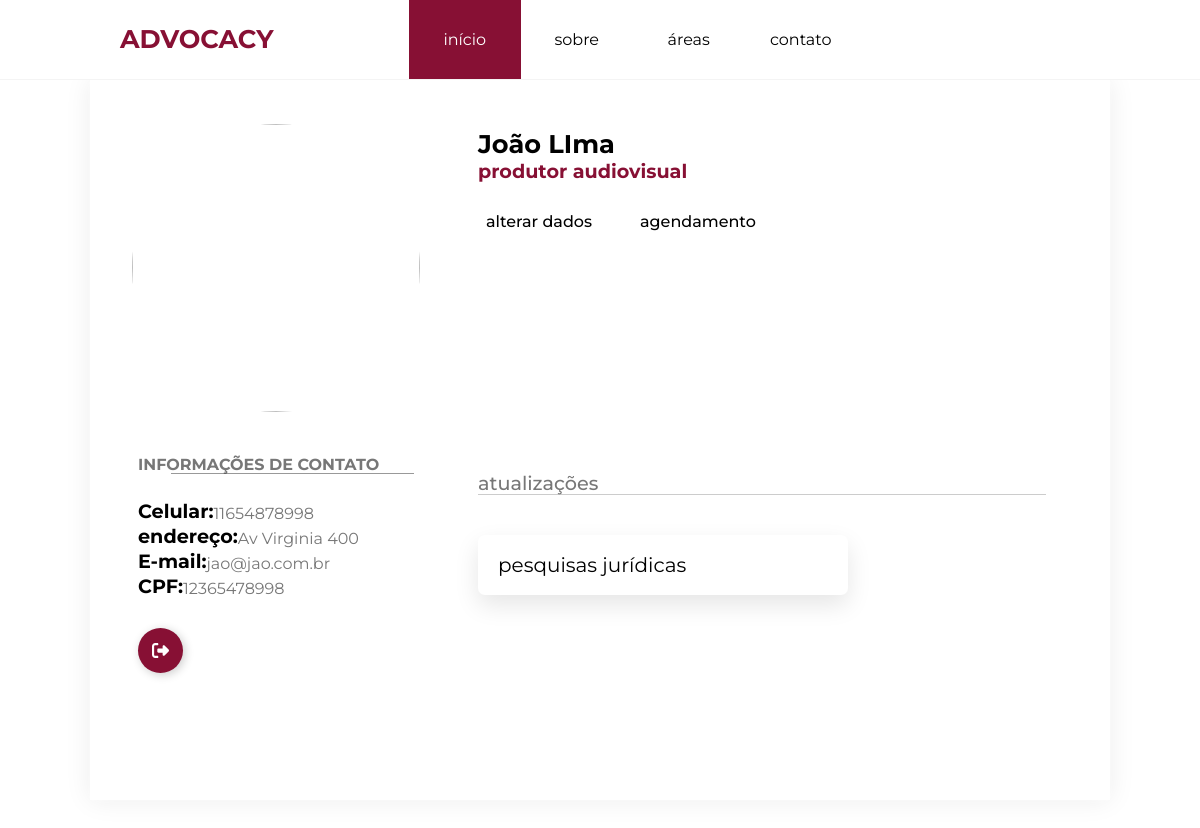
The app's page /perfil.php (signed in) with its own data.
### tables this page shows
CREATE TABLE IF NOT EXISTS `cadastro_login_cliente` (
  `cod` int(11) NOT NULL AUTO_INCREMENT,
  `nome` varchar(100) NOT NULL,
  `email` varchar(100) NOT NULL,
  `celular` varchar(15) NOT NULL,
  `endereco` varchar(100) NOT NULL,
  `cidade` varchar(50) NOT NULL,
  `senha` varchar(32) NOT NULL,
  `cpf` varchar(11) NOT NULL,
  `cnpj` varchar(15) NOT NULL,
  `foto` varchar(100) NOT NULL,
  PRIMARY KEY (`cod`)
);

### perfil.php (the view, shortened to what this page needs)
<?php
include('menu.php');
?>
<html lang="en">
<head>
    <link rel="stylesheet" href="css/perfil.css">
    <link rel="stylesheet" href="https://unicons.iconscout.com/release/v4.0.0/css/line.css">
    <link href="https://cdn.jsdelivr.net/npm/sweetalert2@11.7.3/dist/sweetalert2.min.css" rel="stylesheet">
</head>
<body class="dark">
    <main>
        <?php
        require('connect.php');
        if ($_SESSION['login'] == true && $_SESSION['tipo'] == 1) {
            $perfils = mysqli_query($con, "SELECT * FROM `cadastro_login_cliente` WHERE `cadastro_login_cliente`.`cod` = '$_SESSION[cod]'");
        } else if ($_SESSION['login'] == true  && $_SESSION['tipo'] == 2) {
            $perfils = mysqli_query($con, "SELECT * FROM `tb_cliente_juridico` WHERE `tb_cliente_juridico`.`cod`= '$_SESSION[cod]'");
        }
        $perfil = mysqli_fetch_array($perfils);
        echo "<div class=containers>";
        echo   "<section class=userProfile card>";
        echo       "<div class=profile>";
        echo       "<figure><img src=$perfil[foto] alt=profile width=250px height250px></figure>";
        echo "</div>";
        echo "</section>";
        echo "<section class=information card>";
        echo "<div class=info>";
        echo  " <div class=contact_Info>";
        echo   "<h1 class=heading>Informações de contato</h1>";
        echo "<ul>";
        echo "<li class=phone>";
        echo  "<h1 class=label>Celular:</h1>";
        echo "<span class=desc>$perfil[celular]</span>";
        echo "</li>";
        echo     "<li class=address>";
        echo         "<h1 class=label>endereço:</h1>";
        echo         "<span class=desc>$perfil[endereco]</span>";
        echo     "</li>";
        echo    "<li class=email>";
        echo      "<h1 class=label>E-mail:</h1>";
        echo     "<span class=desc>$perfil[email]</span>";
        echo "</li>";
        echo     "<li class=site>";
        if (isset($perfil['cpf'])){
            echo        "<h1 class=label>CPF:</h1>";
            echo        "<span class=desc>$perfil[cpf]</span>";
        }else{
            echo        "<h1 class=label>CNPJ:</h1>";
            echo        "<span class=desc>$perfil[cnpj]</span>";
        }
        echo      "</li>";
        echo   "</ul>";
        echo    ' <a href=logoff.php>';
        echo        '<button class="exit">
        <div class="sign"><svg viewBox="0 0 512 512"><path d="M377.9 105.9L500.7 228.7c7.2 7.2 11.3 17.1 11.3 27.3s-4.1 20.1-11.3 27.3L377.9 406.1c-6.4 6.4-15 9.9-24 9.9c-18.7 0-33.9-15.2-33.9-33.9l0-62.1-128 0c-17.7 0-32-14.3-32-32l0-64c0-17.7 14.3-32 32-32l128 0 0-62.1c0-18.7 15.2-33.9 33.9-33.9c9 0 17.6 3.6 24 9.9zM160 96L96 96c-17.7 0-32 14.3-32 32l0 256c0 17.7 14.3 32 32 32l64 0c17.7 0 32 14.3 32 32s-14.3 32-32 32l-64 0c-53 0-96-43-96-96L0 128C0 75 43 32 96 32l64 0c17.7 0 32 14.3 32 32s-14.3 32-32 32z"></path></svg></div>
        <div class="text">Logout</div></button>';
        echo         '</a>';
        echo       "</div>";
        echo     "</div>";
        echo  "</section>";
        echo  "<section class=userDetails card>";
        echo     "<div class=userName>";
        echo         "<h1 class=name>$perfil[nome]</h1>";
        echo         "<p>produtor audiovisual</p>";
        echo     "</div>";
        echo    "<div class=btns>";
        echo        "<ul>";
        echo            "<li class=sendMsg>";
        echo                ' <a href="./formularios/alterar-cliente.php">alterar dados</a>';
        echo            "</li>";
        echo            "<li class=sendMsg active>";
        echo            '  <a onclick=exibirSweetAlert()>agendamento</a>';
        echo            "</li>";
        echo       "</ul>";
        echo    "</div>";
        echo "</section>";
        echo      "<section class=timeline_about card>";
        echo       "<div class=tabs>";
        echo         "<ul>";
        echo                        "<li class=about active>";
        echo                 "<span>atualizações</span>";
        echo           " </li>";
        echo       " </ul>";
        echo   "</div>";
        echo    "<div class=contact_Info>";
        echo       " <ul>";
        echo   "<div class=wrapper>";
        echo   "<div class=select-btn>";
        echo    "<span>pesquisas jurídicas</span>";
        echo   "</div>";
        echo  "</div>";
        echo  "</ul>";
        echo   "</div>";
        echo    "</section>";
        echo   "</div>";
        ?>
    </main>
</body>
</html>

### css/menu.css (style rules this page uses)
* { margin: 0; padding: 0; outline: 0; border: 0; box-sizing: border-box; list-style: none; text-decoration: none; }
html { font-size: 16px; scroll-behavior: smooth; }

### css/perfil.css (style rules this page uses)
body { background-color: var(--back-fundo); }
main { display: flex; align-items: center; justify-content: center; min-height: 100vh; margin-top: 40px; }
.containers { position: relative; display: grid; grid-template-columns: 1fr 2fr; grid-template-areas: "userProfile userDetails" "information timeline_about" "information timeline_about"; width: 85%; height: 90vh; background: var(--back-glass); padding: 1.5rem; box-shadow: 0 0 5px rgba(255, 255, 255, 0.5), 0 0 25px rgba(0, 0, 0, 0.08); transition: 0.4s background-color; }
.userProfile { grid-area: userProfile; }
.information { grid-area: information; }
.userDetails { grid-area: userDetails; }
.timeline_about { grid-area: timeline_about; }
.containers .userProfile { position: relative; display: flex; justify-content: center; align-items: center; padding: 0; background: none; backdrop-filter: none; box-shadow: none; }
.containers .userProfile .profile figure img { width: 18rem; height: 18rem; border-radius: 50%; }
.containers .information { padding: 1.5rem; }
.information .info .heading { position: relative; font-size: 1rem; color: var(--color-black-light); text-transform: uppercase; margin-bottom: 1.5rem; transition: 0.4s color; }
.information .info .heading::before { content: ""; position: absolute; bottom: 0; right: 0; height: 0.1rem; width: 88%; background: rgba(0, 0, 0, 0.4); }
.information .info .label { font-size: 1.2rem; color: var(--color-black); transition: 0.4s color; }
.information .info .desc { font-size: 1rem; color: var(--color-black-light); margin-top: 6px; transition: 0.4s color; }
.userDetails { position: relative; padding: 1.5rem 2.5rem; }
.userDetails .userName h1 { font-size: 1.6rem; color: var(--color-black); transition: 0.4s color; }
.userDetails .userName p { font-size: 1.2rem; font-weight: 700; color: var(--details); margin-bottom: 1.8rem; }
.userDetails .btns ul, .userDetails .btns ul li { display: flex; align-items: center; }
.userDetails .btns ul li { margin-right: 2.5rem; border-radius: 0.5rem; }
.userDetails .btns ul li a { font-size: 1rem; color: #000; font-weight: 500; }
.timeline_about { padding: 2.5rem; }
.timeline_about .tabs span { color: var(--color-black-light); font-size: 1.2rem; font-weight: 500; transition: 0.4s color; }
.timeline_about .tabs ul { position: relative; display: flex; align-items: center; margin-bottom: 2.5rem; }
.timeline_about .tabs ul::before { content: ""; position: absolute; bottom: 0; right: 0; width: 100%; height: 1px; background: rgba(0, 0, 0, 0.2); }
.contact_Info .label { color: var(--color-black); font-size: 1.4rem; }
.exit { display: flex; align-items: center; justify-content: flex-start; width: 45px; height: 45px; border: none; border-radius: 50%; cursor: pointer; position: relative; overflow: hidden; transition-duration: .3s; box-shadow: 2px 2px 10px rgba(0, 0, 0, 0.199); background-color: var(--details); margin-top: 30px; }
.sign { width: 100%; transition-duration: .3s; display: flex; align-items: center; justify-content: center; }
.sign svg { width: 17px; }
.wrapper { width: 370px; }
.select-btn, li { display: flex; align-items: center; cursor: pointer; }
.select-btn { height: 60px; padding: 0 20px; font-size: 20px; background: #fff; border-radius: 7px; justify-content: space-between; box-shadow: 0 10px 25px rgba(0,0,0,0.1); }

### css/var.css (style rules this page uses)
body { --color-black: #000; --color-black-light: #777777; --color-white: #fff; --color-light: #f4f4f4; --details: #871034; --back-primary: #19191f; --back-fundo: #fff; --back-glass: linear-gradient(to right bottom, rgba(255, 255, 255, 0.5), rgba(255, 255, 255, 0.3)); }
* { margin: 0; padding: 0; box-sizing: border-box; text-decoration: none; font-family: 'Montserrat', sans-serif; }

### records on screen
cadastro_login_cliente: celular "11654878998", endereco "Av Virginia 400", email "jao@jao.com.br", cpf "12365478998", nome "João LIma"
